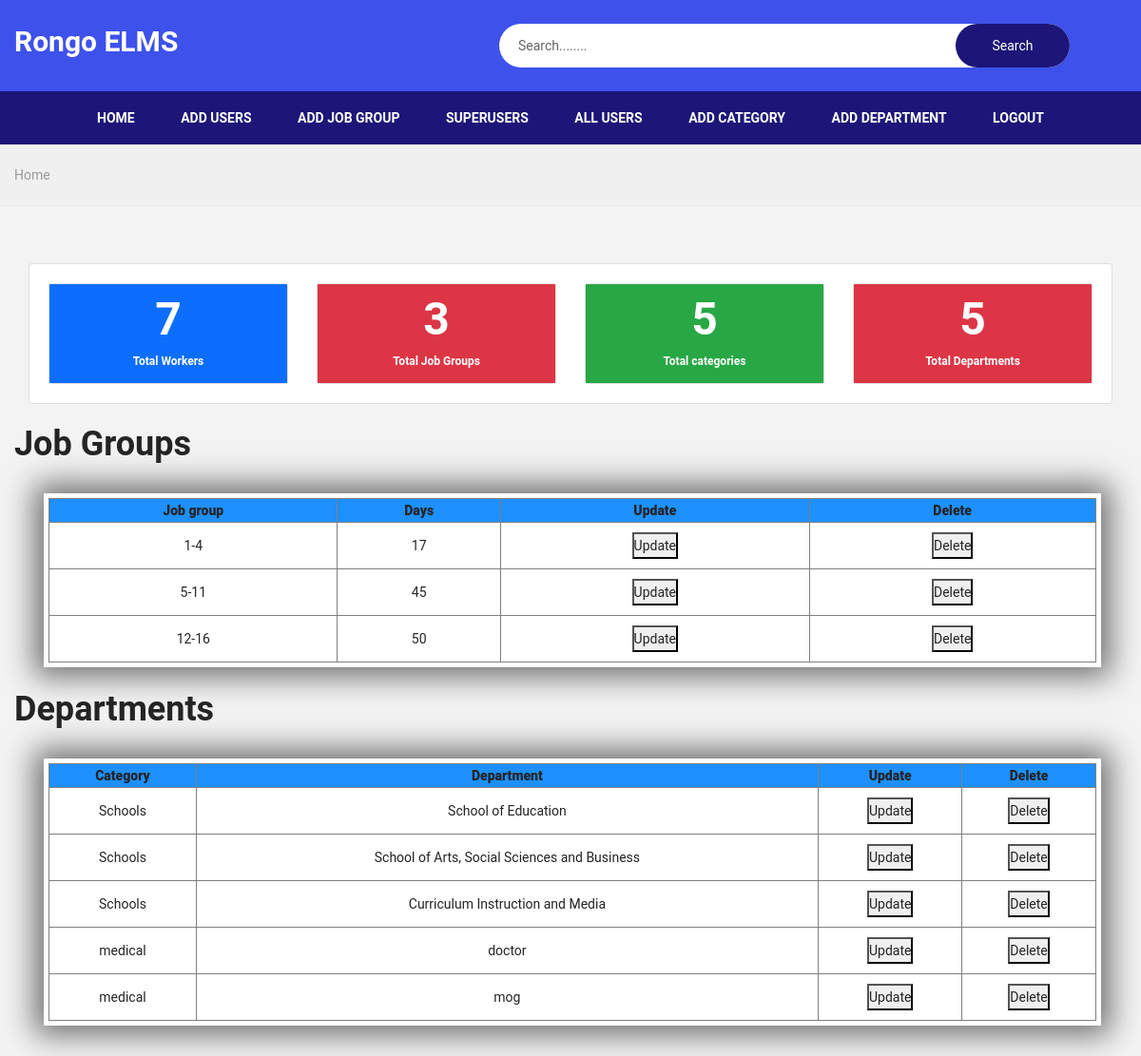
/home, run on an earlier commit of the app's database.
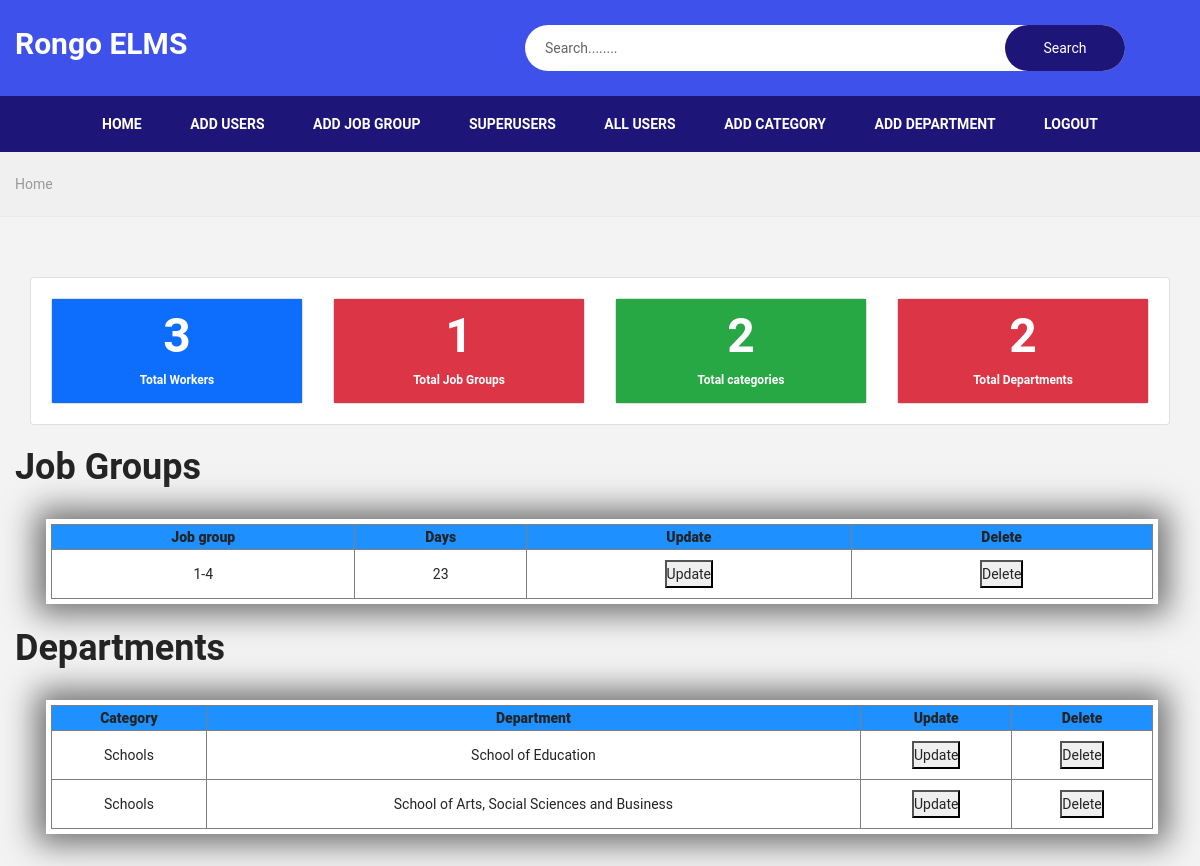
And on a later commit of the database.
### app/models.py (models this page shows, shortened)
class jobGroup(models.Model):
    job_group = models.CharField(max_length=10)
    leaveDays = models.PositiveIntegerField()

class Department(models.Model):
    category = models.ForeignKey(Category, on_delete=models.CASCADE)
    department = models.CharField(max_length=200)

class Category(models.Model):
    category = models.CharField(max_length=200)
    def __str__(self):
        return self.category

### app/views.py (the view)
# urls.py: path('home', views.Home, name='home'),
def Home(request):
    q = request.GET.get('q') if request.GET.get('q') != None else ''
    user = Worker.objects.filter(
        Q(username__icontains=q) |
        Q(name__icontains=q) |
        Q(email__icontains=q)
    )
    users = user.count()
    all_users = Worker.objects.all()
    job_group = jobGroup.objects.all()
    job_groups = job_group.count
    worker = Worker.objects.all()
    workers = worker.count()
    category = Category.objects.all()
    category_count = category.count()
    department = Department.objects.all()
    departments = department.count
    context = {
        'workers':workers,
        'all_users':all_users,
        'user':user,
        'users':users,
        'category_count':category_count,
        'departments':departments,
        'department':department,
        'job_groups':job_groups,
        'job_group':job_group,
        }
    return render(request, 'app/addUser/home.html', context)

### app/templates/app/addUser/home.html (shortened to what the changed rows need)
{% load static %}
<!doctype html>
<html class="no-js" lang="en">
<head>
    <link rel="stylesheet" href="{% static 'css/plugins.css' %}">
    <link rel="stylesheet" href="{% static 'css/style.css' %}">
    <link rel="stylesheet" href="{% static 'css/custom.css' %}">
    <link rel="stylesheet" href="{% static 'css/admin1.css' %}">
</head>
<body>
    <section class="pt-60 pb-30 gray-bg">
    <div class="container">
    <div class="page-wrapper">
        <div class="container-fluid">
            <div class="row">
                <div class="col-12">
                    <div class="card">
                        <div class="card-body">
                            <div class="row">
                                <div class="col-md-6 col-lg-3 col-xlg-3">
                                    <div class="card card-hover">
                                        <div class="p-2 bg-primary text-center">
                                            <h1 class="font-light text-white">{{workers}}</h1>
                                            <h6 class="text-white">Total Workers</h6>
                                        </div>
                                    </div>
                                </div>
                                <div class="col-md-6 col-lg-3 col-xlg-3">
                                    <div class="card card-hover">
                                        <div class="p-2 bg-danger text-center">
                                            <h1 class="font-light text-white">{{job_groups}}</h1>
                                            <h6 class="text-white">Total Job Groups</h6>
                                        </div>
                                    </div>
                                </div>
                                <div class="col-md-6 col-lg-3 col-xlg-3">
                                    <div class="card card-hover">
                                        <div class="p-2 bg-success text-center">
                                            <h1 class="font-light text-white">{{category_count}}</h1>
                                            <h6 class="text-white">Total categories</h6>
                                        </div>
                                    </div>
                                </div>
                                <div class="col-md-6 col-lg-3 col-xlg-3">
                                    <div class="card card-hover">
                                        <div class="p-2 bg-danger text-center">
                                            <h1 class="font-light text-white">{{departments}}</h1>
                                            <h6 class="text-white">Total Departments</h6>
                                        </div>
                                    </div>
                                </div>
                            </div>
                        </div>
                    </div>
                </div>
            </div>
        </div>
    </div>
    <br>
    <h2>Job Groups</h2>
    <br>
    <div class="members">
        <div style="width: 95%; margin: 0% auto;" class="welcome">
            <div class="loopp1">
                <div class="loop1">
                    <div class="data1">
                        <table border="none" style=" border-collapse: collapse; width: 100%;">
                            <tr style="background-color: dodgerblue; padding: 20px;">
                                <th>
                                    <b>Job group</b>
                                </th>
                                <th>
                                    <b>Days</b>
                                </th>
                                <th>
                                    <b>Update</b>
                                </th>
                                <th>
                                    <b>Delete</b>
                                </th>
                            </tr>
                            <tbody>
                                {% for data in job_group %}
                                <tr style="margin: 0% auto;">
                                    <td>{{data.job_group}}</td>
                                    <td>{{data.leaveDays}}</td>
                                    <td><button><a href="{% url 'updateJobGroup' data.id %}">Update</a></button></td>
                                    <td><button><a href="{% url 'delete_job' data.id %}">Delete</a></button></td>
                                </tr>
                                {% endfor %}
                            </tbody>
                        </table>
                    </div>
                </div>
            </div>
        </div>
    </div>
    <br>
    <h2>Departments</h2>
    <br>
    <div class="members">
        <div style="width: 95%; margin: 0% auto;" class="welcome">
            <div class="loopp1">
                <div class="loop1">
                    <div class="data1">
                        <table border="none" style=" border-collapse: collapse; width: 100%;">
                            <tr style="background-color: dodgerblue; padding: 20px;">
                                <th>
                                    <b>Category</b>
                                </th>
                                <th>
                                    <b>Department</b>
                                </th>
                                <th>
                                    <b>Update</b>
                                </th>
                                <th>
                                    <b>Delete</b>
                                </th>
                            </tr>
                            <tbody>
                                {% for data in department %}
                                <tr style="margin: 0% auto;">
                                    <td>{{data.category}}</td>
                                    <td>{{data.department}}</td>
                                    <td><button><a href="{% url 'updateDepartment' data.id %}">Update</a></button></td>
                                    <td><button><a href="{% url 'delete_department' data.id %}">Delete</a></button></td>
                                </tr>
                                {% endfor %}
                            </tbody>
                        </table>
                    </div>
                </div>
            </div>
        </div>
    </div>
</body>
</html>

What changed in the data, as far as the page shows it:
removed jobGroup: job_group "5-11", leaveDays "45"
removed jobGroup: job_group "12-16", leaveDays "50"
removed Department: category "Schools", department "Curriculum Instruction and Media"
removed Department: category "medical", department "doctor"
removed Department: category "medical", department "mog"
changed jobGroup: leaveDays "17" → "23"
Also different on the page:
{{ workers }}: "7" → "3"
{{ job_groups }}: "3" → "1"
{{ category_count }}: "5" → "2"
{{ departments }}: "5" → "2"
